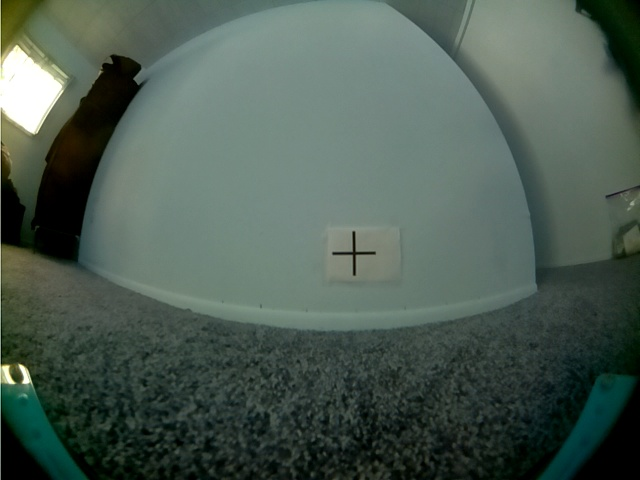
#> input picture cross_image.jpg, 640 x 480 px
$ python detector_prototype_qingyi.py
#> lines starting #> are read from the running program, lines starting #| are printed output that depends on the picture
import cv2
import numpy as np
#np.set_printoptions(threshold=np.inf)

im = cv2.imread("cross_image.jpg")
#> im is the input picture: shape (480, 640, 3); mean B, G, R 83, 92.5, 76.5
#cv2.imshow("Image", im)
#cv2.waitKey(0)
im = cv2.cvtColor(im, cv2.COLOR_RGB2GRAY)
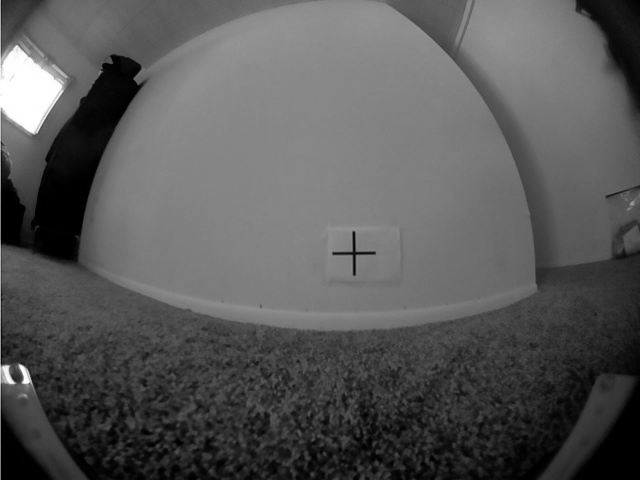
#> im: shape (480, 640); min 0, max 255, mean 87.9

# [4 lines of commented-out code are left out]


left_boundary = -1
right_boundary = -1

left_boundaries = []

def find_cross_boundary(im):
    guess_left_boundaries_uv = []
    guess_right_boundaries_uv = []
    for i in range(im.shape[0]):
        guess_left_boundary = (-1,-1)
        guess_right_boundary = (-1,-1)
        for j in range(im.shape[1] - 2):
            if (im[i,j+1] <= 60 or int(im[i,j+1]) + int(im[i,j+2]) <= 120) and im[i,j] >= 80 and int(im[i,j]) - int(im[i,j+1]) > 40:
                # [4 lines of commented-out code are left out]
                guess_left_boundary = (i,j)
            if (im[i,j] <= 60 or int(im[i,j+1]) + int(im[i,j+2]) >= 200) and im[i,j+1] >= 80 and int(im[i,j]) - int(im[i,j+1]) < -40:
                guess_right_boundary = (i,j)
        if guess_left_boundary[0] != -1 and guess_right_boundary[0] != -1 and 0 < guess_right_boundary[1] - guess_left_boundary[1] < 100:
            guess_left_boundaries_uv.append((guess_left_boundary[1], guess_left_boundary[0]))
            guess_right_boundaries_uv.append((guess_right_boundary[1], guess_right_boundary[0]))

    im = cv2.cvtColor(im, cv2.COLOR_GRAY2RGB)
#> im: shape (480, 640, 3)
    for point in guess_left_boundaries_uv:
        im = cv2.circle(im, point, 1, (0, 0, 255))
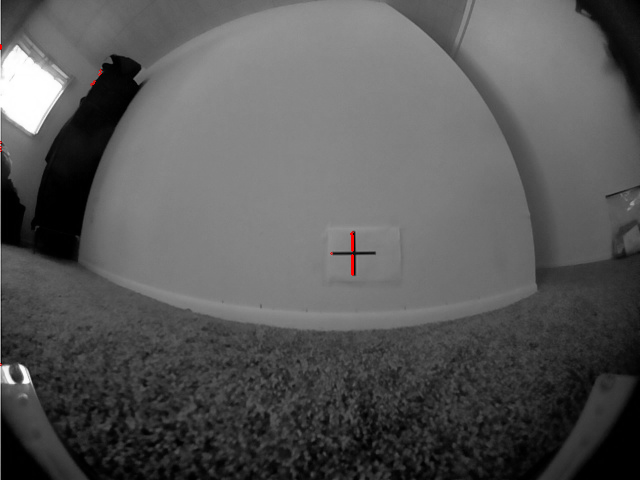
#> im: shape (480, 640, 3); mean B, G, R 87.8, 87.8, 87.9
    for point in guess_right_boundaries_uv:
        im = cv2.circle(im, point, 1, (255, 0, 0))
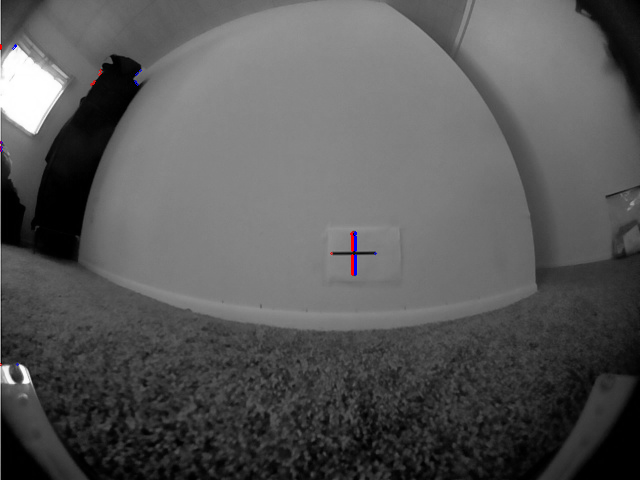
#> im: shape (480, 640, 3); mean B, G, R 87.9, 87.8, 87.9
    return im

im = find_cross_boundary(im)
cv2.imshow("Image", im)

cv2.waitKey(0)
cv2.destroyAllWindows()
